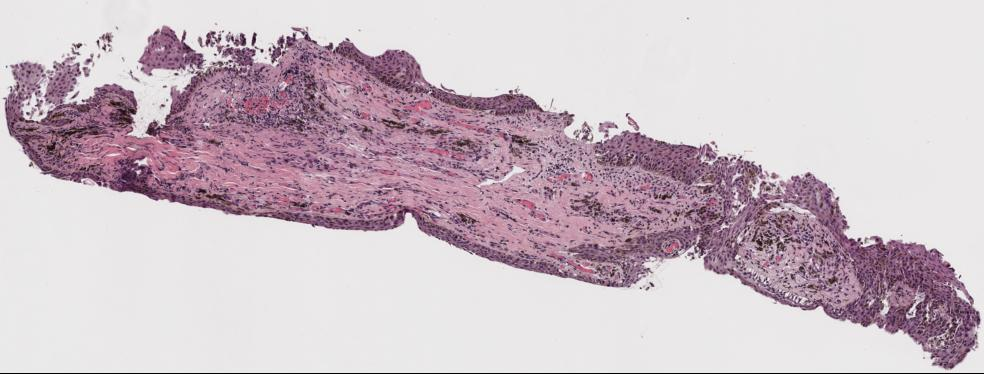
#> input picture Presentation 2/Thinkers/Kota Suzuki/images/thumbnail.jpg, 984 x 374 px, found by its file name
$ jupyter execute Anna_PatchingNoIteration.ipynb
#> lines starting #> are read from the running program, lines starting #| are printed output that depends on the picture; after the words box and inside, x2 and y2 are one past the last pixel; in counts of white or black regions, pixels touching at a corner belong together
[cell 1]
from PIL import Image
import pandas as pd
import matplotlib.pyplot as plt
import matplotlib.image as mpimg
import numpy as np
import os
import cv2
import random

### Takes an image of a tissue slice and an image of an epithelium extract from Qupath an inputs

[cell 2]
def apply_mask():

    # Open the JPG and PNG images
    jpg_path = '/Users/annaroney/Downloads/Stat390_Anna/QuPath_work/1:22 patching test/data/2/thumbnail.jpg' # path to the tissue slice
    png_mask_path = '/Users/annaroney/Downloads/Stat390_Anna/QuPath_work/1:22 patching test/export/h1857578B  h&e_ROI_2-labels.png' # path to the epithelium slice

    jpg_image = Image.open(jpg_path).convert("RGB")
#> jpg_image is the input picture: PIL image 984x374 RGB; mean R, G, B 204, 189.3, 197.9
    png_mask = Image.open(png_mask_path).convert("RGBA")
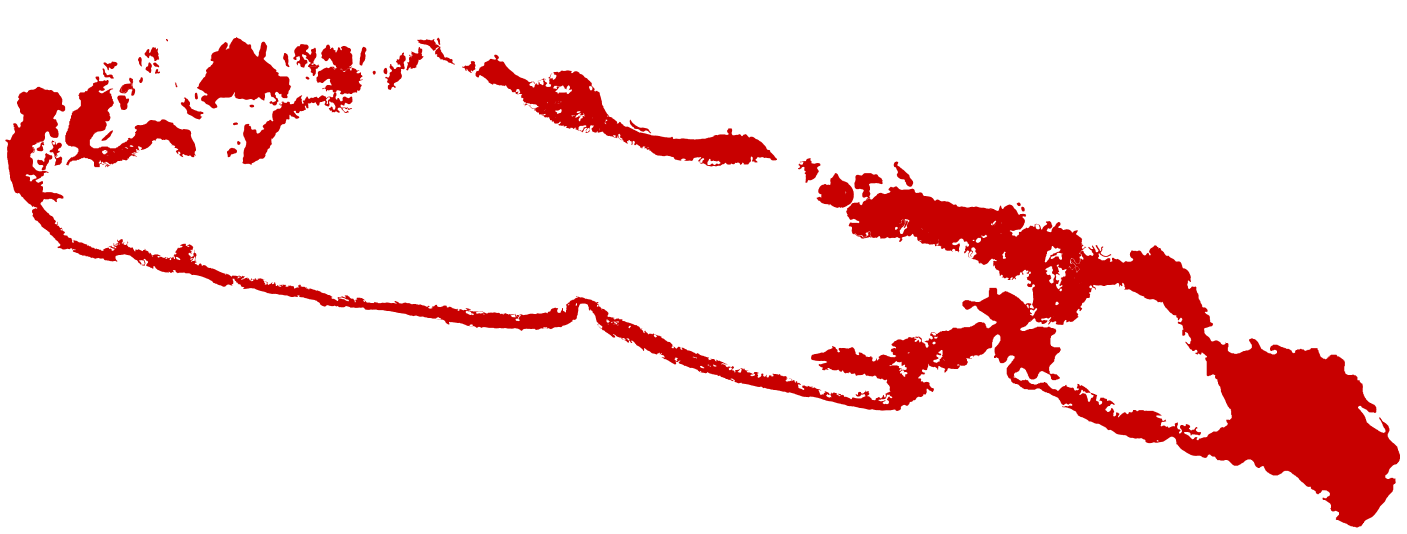
#> input picture Presentation 2/Thinkers/Kota Suzuki/images/h1857578B  h&e_ROI_2-labels.png, 9844 x 3736 px, found by its file name (shown at 1/7 size)

    # Resize the mask to match the JPG dimensions if they differ
    if jpg_image.size != png_mask.size:
        png_mask = png_mask.resize(jpg_image.size, Image.LANCZOS)
#> png_mask: PIL image 984x374 RGBA

    # Convert both images to numpy arrays
    jpg_array = np.array(jpg_image)
    mask_array = np.array(png_mask)

    # Create a mask for the PNG: True where the PNG is not white
    non_white_mask = ~np.all(mask_array[:, :, :3] > 200, axis=-1)  # Mask where PNG is not white
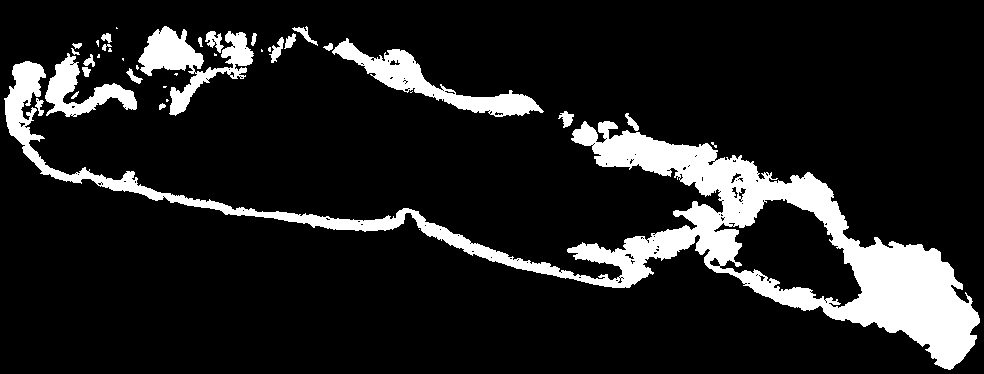
#> non_white_mask: shape (374, 984) bool; 12.9% white; 38 white regions (15 under 20 px), largest, box (x1, y1, x2, y2) and area: (4, 61, 980, 370) 36048, (332, 38, 544, 117) 3978, (138, 26, 254, 116) 3695

    # Create the final output image with a black background
    final_image_array = np.zeros_like(jpg_array)

    # Add white for stroma: Original white pixels in the JPG
    stroma_mask = np.all(jpg_array > 200, axis=-1)  # White pixels in JPG
    final_image_array[stroma_mask] = [0, 0, 0]  # Set stroma to white

    # Add red for mask: Areas in the PNG mask
    final_image_array[non_white_mask] = [254, 0, 0]  # Set mask areas to red
    mask = final_image_array
    # Set remaining original JPG pixels (not covered by PNG) to black
    non_masked_area = ~(stroma_mask | non_white_mask)  # Pixels not in stroma or mask
    final_image_array[non_masked_area] = [255, 255, 255]  # Set uncovered pixels to black

    # Convert back to PIL image
    final_image = Image.fromarray(final_image_array)

    return final_image, mask


image, mask = apply_mask()
filename = '/Users/annaroney/Downloads/Stat390_Anna/QuPath_work/1:22 patching test/epitheliummask.png' # where you want your output to go
image.save(filename)

# Display the final image
plt.imshow(image)
plt.show()

mask[mask == 255] = 0

## Notes on the following code block:

- Uses Alyssa's code as a base
- makes patches 1.1 * the exact width of the epithelium
    - realistically more than that because value is rounded up
    - that multiplication constant can be edited
- no iteration involved
- currently takes longer to run than Alyssa's initial code

[cell 3]
# Load the image
image_path = '/Users/annaroney/Downloads/Stat390_Anna/QuPath_work/1:22 patching test/epitheliummask.png'
image = cv2.imread(image_path)

# Mask for black areas, white areas, and non-black-white pixels
black_mask = cv2.inRange(image, np.array([0, 0, 0]), np.array([0, 0, 0]))
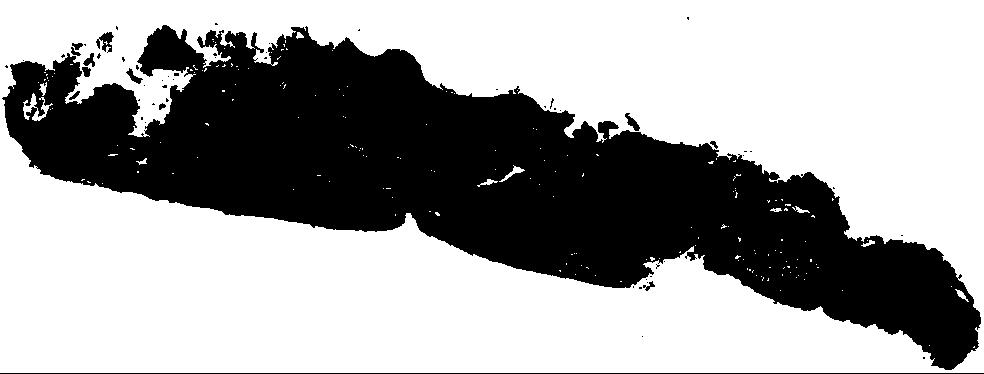
#> black_mask: shape (374, 984); 63.7% white; 60 black regions (47 under 20 px), largest, box (x1, y1, x2, y2) and area: (2, 25, 981, 370) 131731, (0, 373, 984, 374) 984, (96, 32, 114, 53) 189
white_mask = cv2.inRange(image, np.array([255, 255, 255]), np.array([255, 255, 255]))
non_black_white_mask = mask

non_black_white_mask = np.any(non_black_white_mask>0, axis = 2).astype(int)

# Calculate distance to the nearest black and white pixels
black_distance = cv2.distanceTransform(255 - black_mask, cv2.DIST_L2, 3)
white_distance = cv2.distanceTransform(255 - white_mask, cv2.DIST_L2, 3)
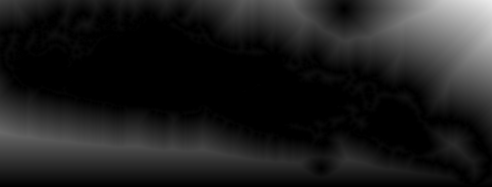
#> white_distance: shape (374, 984) float32 (shown at 1/2 size); min 0, max 236.5, mean 29.7

# Find coordinates of non-black and non-white pixels
coordinates = np.column_stack(np.where(non_black_white_mask > 0))
#> coordinates = 47570 pairs, first value 26 to 369, second value 4 to 979

# Define the ratio tolerance range for balanced points
min_ratio, max_ratio = .7, 1.3

# Filter coordinates to only include balanced points
balanced_points = [
    coord for coord in coordinates
    if min_ratio <= (black_distance[coord[0], coord[1]] / white_distance[coord[0], coord[1]]) <= max_ratio
]
#> balanced_points = 19945 pairs, first value 27 to 369, second value 4 to 976

# Function to determine tissue orientation
def determine_orientation(mask):
    # Find non-zero epithelium pixels
    non_zero_coords = np.column_stack(np.where(mask > 0))
#> non_zero_coords has the same summary as coordinates outside determine_orientation
    y_min, y_max = non_zero_coords[:, 0].min(), non_zero_coords[:, 0].max()
#> y_min = 26; y_max = 369
    x_min, x_max = non_zero_coords[:, 1].min(), non_zero_coords[:, 1].max()
#> x_min = 4; x_max = 979
    # Compare height and width of the bounding box
    height = y_max - y_min
#> height = 343
    width = x_max - x_min
#> width = 975
    return "vertical" if height > width else "horizontal"

# Determine tissue orientation
tissue_orientation = determine_orientation(non_black_white_mask)
#> tissue_orientation = 'horizontal'
print(f"Tissue orientation: {tissue_orientation}")
#| Tissue orientation: horizontal

# Updated function to calculate epithelium width
def calculate_epithelium_width(row_or_col, mask, orientation, max_allowed_gaps = 5):
    if orientation == "horizontal":
        # Use vertical slice for horizontally oriented tissue
        slice_mask = mask[:, row_or_col] # looks at the column
    else:
        # Use horizontal slice for vertically oriented tissue
        slice_mask = mask[row_or_col, :] # looks at the row

    # Convert the mask slice to binary
    binary_slice = (slice_mask > 0).astype(int) # pixels along a column of the image where 1 represents epithelium
    #print(binary_slice)
    # new code
    # 1 means change from 0 to 1 and -1 means change from 1 to 0 in the binary slice
    diffs = np.diff(np.concatenate(([0],binary_slice,[0])))
    #print(np.unique(diffs))
    starts = np.where(diffs == 1)[0] # index where epithelium starts in a binary slice (may be more than 1)
    ends = np.where(diffs == -1)[0] # index where epithelium ends (will be array of same length as 'starts')
    widths = np.ceil((ends - starts)*1.1).astype(int) # array of same length as 'starts' and 'ends'
    #print(widths)
    middle_idx = np.floor((starts + ends)/2).astype(int) # index needs to be a whole number
    width_and_idx = np.column_stack((widths, middle_idx))
    #print(width_and_idx)

    # allows a specified number of 0s within the string of 1s for wiggle-room
    width_and_idx = width_and_idx[width_and_idx[:,0]>max_allowed_gaps]
    return width_and_idx

# Initialize variables
max_attempts = 1000
covered_coordinates = set()
rectangles = []
attempts = 0

# Start generating squares using only balanced points as starting locations
while len(balanced_points) > 0 and attempts < 1000:
    attempts += 1
    # Randomly select a new center point for the square from balanced points
    random.seed(attempts)
    random_coord = random.choice(balanced_points)
    center_x, center_y = int(random_coord[1]), int(random_coord[0])

    # Dynamically calculate the initial_size based on epithelium width
    if tissue_orientation == "horizontal":
        width_and_idx = calculate_epithelium_width(center_x, non_black_white_mask, tissue_orientation)

        for w, mid in width_and_idx:
            half_side = w // 2
            left = center_x - half_side
            top = mid - half_side
            right = center_x + half_side
            bottom = mid + half_side
            # top needs to be - and bottom needs to be + even though counterintuitive

            # creating a set of new patch coordinates
            square_coords = np.array([(x, y) for x in range(left, right + 1) for y in range(top, bottom + 1)])
            square_coords_set = set(map(tuple, square_coords))

            # Check overlap
            if len(square_coords_set) == 0:
                overlap = 0
            else:
                overlap = len(square_coords_set.intersection(covered_coordinates)) / len(square_coords_set)

            vertical_preference = False

            # No more expansion phase

            # calculate overlap before drawing patch
            if overlap <= 0.2: # if they aren't overlapping that much
                covered_coordinates.update(square_coords_set) # then now we have those coords covered
                rectangles.append((left, top, right, bottom)) # and that becomes a patch

                # Draw the rectangle
                color = (0, 255, 0) if vertical_preference else (255, 0, 0)
                cv2.rectangle(image, (left, top), (right, bottom), color, 2)

                # Remove these coordinates from the balanced points
                remove = np.isin(balanced_points, square_coords).all(axis = 1)
                balanced_points = np.array(balanced_points)
                balanced_points = balanced_points[~remove]

    else: # vertical case
        width_and_idx = calculate_epithelium_width(center_y, non_black_white_mask, tissue_orientation)

        square_coords = []

        for w, mid in width_and_idx:
            half_side = w // 2
            left = mid - half_side
            top = center_y - half_side
            right = mid + half_side
            bottom = center_y + half_side

            # creating a set of new patch coordinates
            square_coords = np.array([(x, y) for x in range(left, right + 1) for y in range(top, bottom + 1)])
            square_coords_set = set(map(tuple, square_coords))

            # Check overlap
            if len(square_coords_set) == 0:
                overlap = 0
            else:
                overlap = len(square_coords_set.intersection(covered_coordinates)) / len(square_coords_set)
            vertical_preference = False

            # No more expansion phase

            # calculate overlap before drawing patch
            if overlap <= 0.2: # if they aren't overlapping that much
                covered_coordinates.update(square_coords_set) # then now we have those coords covered
                rectangles.append((left, top, right, bottom)) # and that becomes a patch

                # Draw the rectangle
                color = (0, 255, 0) if vertical_preference else (255, 0, 0)
                cv2.rectangle(image, (left, top), (right, bottom), color, 2)

                # Remove these coordinates from the balanced points
                remove = np.isin(balanced_points, square_coords).all(axis = 1)
                balanced_points = np.array(balanced_points)
                balanced_points = balanced_points[~remove]
#> this loop made 1000 passes
#> (random_coord, center_x, center_y, width_and_idx) on passes 1 to 2: ([100, 470], 470, 100, [[16, 103], [13, 249]]), ([63, 176], 176, 63, [[40, 52], [27, 103], [8, 198]])
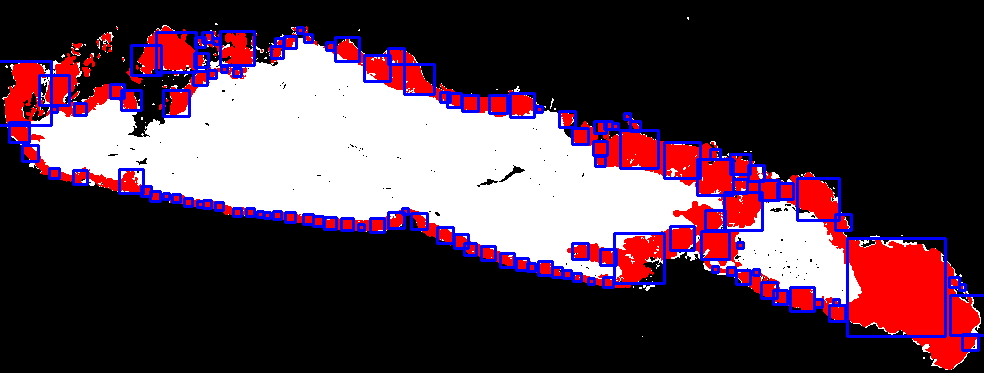
#> image: shape (374, 984, 3); mean B, G, R 70.4, 56.4, 82.1

# Display the resulting image with all rectangles
plt.figure(figsize=(10, 10))
plt.title("Image where patch size = epithelium width")
plt.imshow(cv2.cvtColor(image, cv2.COLOR_BGR2RGB))
plt.axis("off")
plt.show()

[cell 4]
lengths = []

# Print dimensions of each final rectangle as Length x Width
for i, (left, top, right, bottom) in enumerate(rectangles, 1):
    length = bottom - top  # Height of the rectangle
    width = right - left   # Width of the rectangle
    lengths.append(length)

    print(f"Rectangle {i} dimensions: Length = {length} pixels, Width = {width} pixels")
#> this loop made 118 passes
#> (left, top, right, bottom) on passes 1 to 4: (462, 95, 478, 111), (464, 243, 476, 255), (156, 32, 196, 72), (163, 90, 189, 116)
#> (printed output is left out)

import statistics as st
print(np.mean(lengths))
print(st.mode(lengths))

## Evaluation

[cell 5]
# Calculate the total mask area
total_mask_area = np.sum(non_black_white_mask > 0)

# Initialize variables to track patch areas and overlap
total_patch_area = 0
patch_area_outside_mask = 0
overlap_area = 0

patch_masks = [] # stores binary masks for each patch so we can calculate overlaps later

# Loop through each patch defined by its bounding box
for (left, top, right, bottom) in rectangles:

    # Create a binary mask for the current patch
    patch_mask = np.zeros_like(non_black_white_mask, dtype=np.uint8)
    patch_mask[max(0, top):min(image.shape[0], bottom), max(0, left):min(image.shape[1], right)] = 1 # set the region corresponding to the current patch to 1 within image bounds

    # Calculate the area of the current patch
    patch_area = np.sum(patch_mask)
    total_patch_area += patch_area

    # Calculate the area of the patch that falls outside the mask
    area_outside_mask = np.sum(patch_mask & (non_black_white_mask == 0))
    patch_area_outside_mask += area_outside_mask

    # Calculate overlap with previously added patches
    for prev_patch in patch_masks:
        overlap_area += np.sum(patch_mask & prev_patch)

    # Add the current patch's binary mask to the list for future overlap calculations
    patch_masks.append(patch_mask)
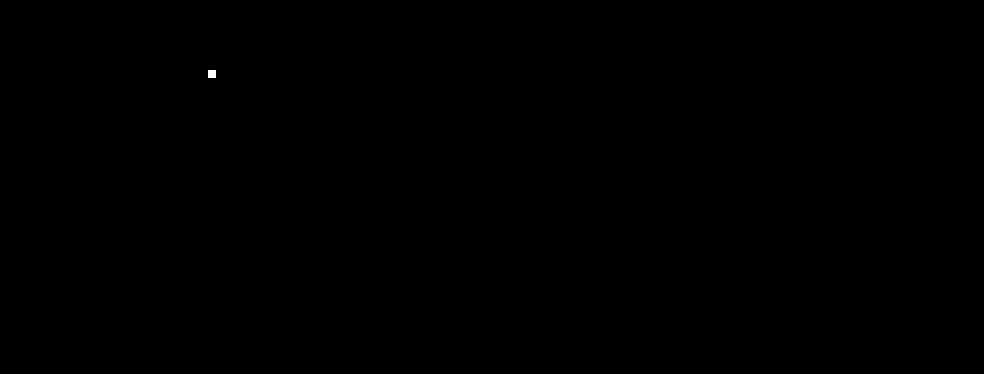
#> patch_mask: shape (374, 984); values 0 (black) and 1 (white), 0.02% white; 1 white region, box (x1, y1, x2, y2) and area: (208, 70, 216, 78) 64

# Percentage calculations
percent_mask_covered = (total_patch_area - patch_area_outside_mask) / total_mask_area * 100
percent_outside_mask = patch_area_outside_mask / total_patch_area * 100
percent_overlap = overlap_area / total_patch_area * 100

# Number of patches
num_patches = len(rectangles)

# Output results
print(f"% of Mask Area Covered: {percent_mask_covered:.2f}%")
print(f"% of Patch Area Outside Mask: {percent_outside_mask:.2f}%")
print(f"Number of Patches: {num_patches}")
print(f"% Patch Area Overlap: {percent_overlap:.2f}%")

[cell 6]
# Create blank images for visualization
mask_visual = non_black_white_mask.copy()
patch_visual = np.zeros_like(non_black_white_mask, dtype=np.uint8)
patch_outside_mask_visual = np.zeros_like(non_black_white_mask, dtype=np.uint8)
patch_overlap_visual = np.zeros_like(non_black_white_mask, dtype=np.uint8)

patch_masks = []  # Store individual patch masks to calculate overlap

for (left, top, right, bottom) in rectangles:
    # Create binary mask for the current patch
    patch_mask = np.zeros_like(non_black_white_mask, dtype=np.uint8)
    patch_mask[max(0, top):min(image.shape[0], bottom), max(0, left):min(image.shape[1], right)] = 255

    # Add patch to total patch visualization
    patch_visual = np.maximum(patch_visual, patch_mask)

    # Ensure mask is in the correct data type and size
    non_black_white_mask_bin = (non_black_white_mask > 0).astype(np.uint8) * 255  # Convert to 0 or 255 (black or white)
    patch_mask_bin = (patch_mask > 0).astype(np.uint8) * 255  # Convert to 0 or 255 (black or white)

    # Ensure both are the same shape
    non_black_white_mask_bin = cv2.resize(non_black_white_mask_bin, (patch_mask_bin.shape[1], patch_mask_bin.shape[0]))

    # Calculate area outside the mask
    outside_mask = cv2.bitwise_and(patch_mask_bin, cv2.bitwise_not(non_black_white_mask_bin))
    patch_outside_mask_visual = np.maximum(patch_outside_mask_visual, outside_mask)

    # Calculate overlapping area with previous patches
    for prev_patch in patch_masks:
        overlap = cv2.bitwise_and(patch_mask, prev_patch)
        patch_overlap_visual = np.maximum(patch_overlap_visual, overlap)

    # Store patch mask
    patch_masks.append(patch_mask)
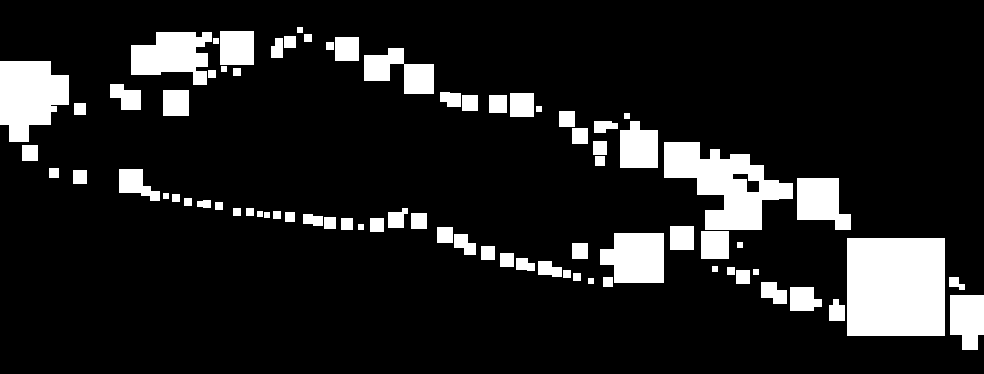
#> patch_visual: shape (374, 984); 12.8% white; 78 white regions, largest, box (x1, y1, x2, y2) and area: (847, 238, 945, 336) 9604, (664, 142, 793, 230) 5802, (0, 61, 69, 142) 4180

# Plot the visualizations
fig, axes = plt.subplots(2, 2, figsize=(10, 10))

axes[0, 0].imshow(mask_visual, cmap='gray')
axes[0, 0].set_title("Total Mask Area")

axes[0, 1].imshow(patch_visual, cmap='gray')
axes[0, 1].set_title("Total Patch Area")

axes[1, 0].imshow(patch_outside_mask_visual, cmap='gray')
axes[1, 0].set_title("Patch Area Outside Mask")

axes[1, 1].imshow(patch_overlap_visual, cmap='gray')
axes[1, 1].set_title("Patch Overlap Area")

for ax in axes.flat:
    ax.axis("off")

plt.tight_layout()
plt.show()
